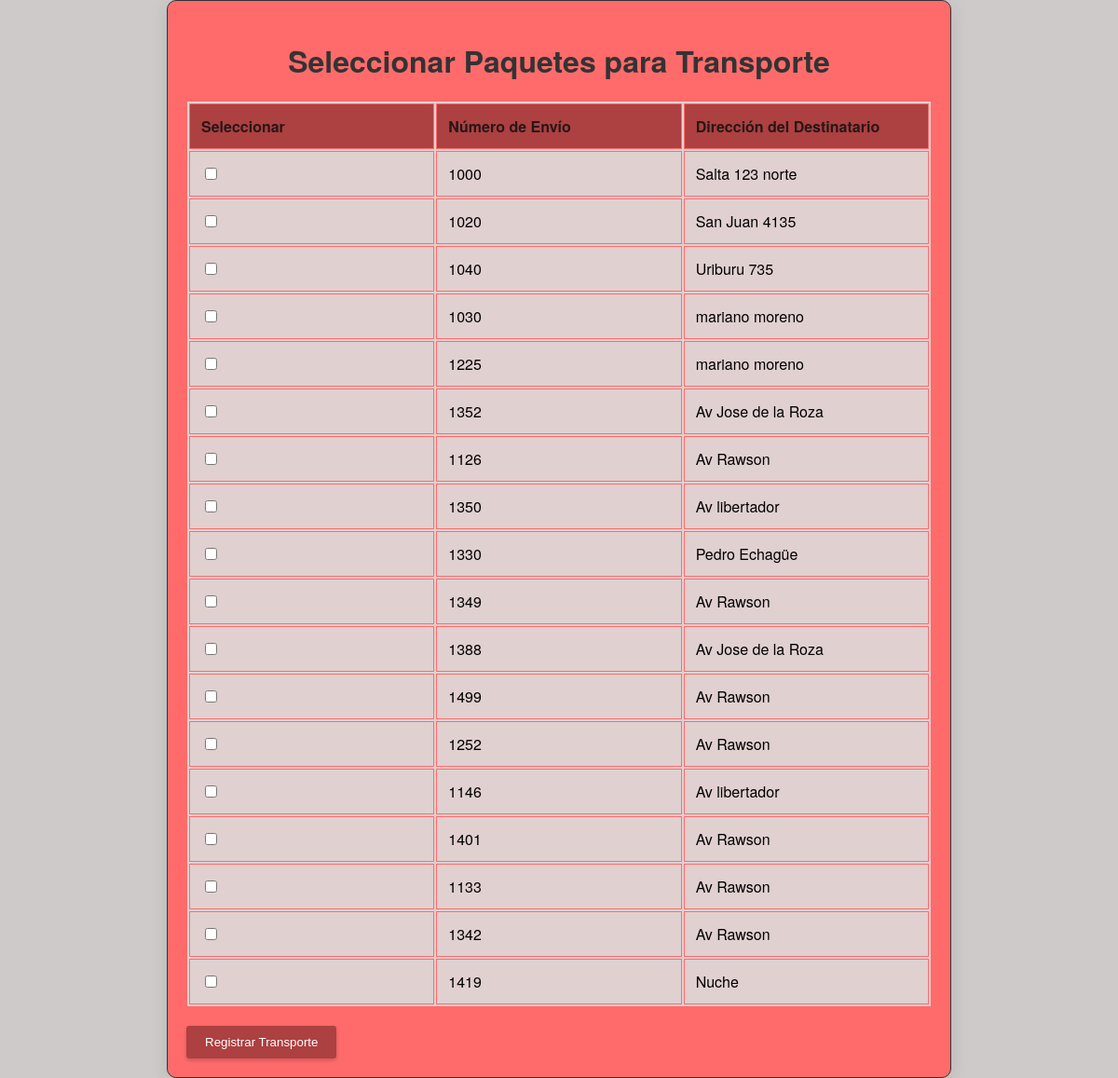
/funcion3?sucursal=1, run on an earlier commit of the app's database.
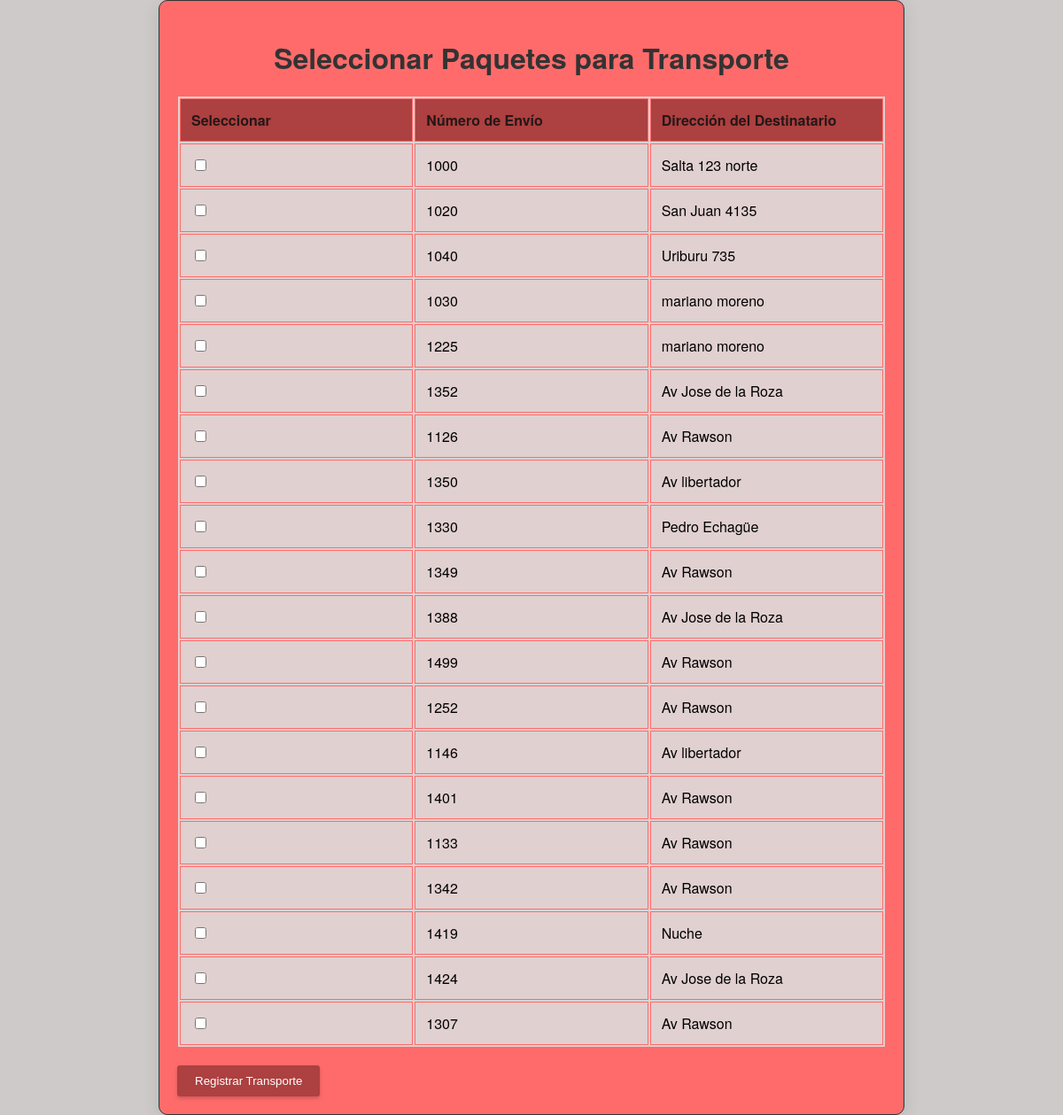
And on a later commit of the database.
### model.py (models this page shows)
class Paquete(db.Model):
    __tablename__ = 'paquete'
    id = db.Column(db.Integer, primary_key=True)
    numeroenvio = db.Column(db.Integer)
    peso = db.Column(db.Integer)
    nomdestinatario = db.Column(db.String(60))
    dirdestinatario = db.Column(db.String(100))
    entregado = db.Column(db.Boolean, nullable=False, default=False)
    observaciones = db.Column(db.Text)
    idsucursal = db.Column(db.Integer, db.ForeignKey('sucursal.id'))
    idtransporte = db.Column(db.Integer, db.ForeignKey('transporte.id'))
    idrepartidor = db.Column(db.Integer, db.ForeignKey('repartidor.id'))

### app.py (the view)
@app.route("/funcion3", methods=['GET', 'POST'])
def funcion3():
    if request.method == 'POST':
        paquete_ids = request.form.getlist('paquetes')
        id_sucursal = request.form.get('id_sucursal')
        if not paquete_ids:
            flash("No se han seleccionado paquetes para el transporte", "error")
            return redirect(url_for('funcion3', sucursal=id_sucursal))
        try:
            transporte = Transporte(
                numerotransporte=random.randint(1000, 1500),
                fechahorasalida=datetime.now(),
                fechahorallegada=None,
                idsucursal=id_sucursal
            )
            db.session.add(transporte)
            db.session.commit()
            for paquete_id in paquete_ids:
                paquete = Paquete.query.get(paquete_id)
                paquete.idtransporte = transporte.id
                db.session.commit()
            flash("Transporte registrado con éxito", "success")
        except Exception as e:
            db.session.rollback()
            flash("Error al registrar el transporte", "error")
        return redirect(url_for('funcion1'))
    else:
        id_sucursal = request.args.get('sucursal')
        if not id_sucursal:
            return redirect(url_for('funcion1'))
        paquetes = Paquete.query.filter_by(entregado=0, idrepartidor=0).all()
        return render_template('funcion3.html', paquetes=paquetes, id_sucursal=id_sucursal)

### templates/funcion3.html (shortened to what this page needs)
<!DOCTYPE html>
<html lang="es">
<head>
    <link rel="stylesheet" href="{{ url_for('static', filename='funcion3.css') }}">
</head>
<body>
    <div class="container">
        <h1>Seleccionar Paquetes para Transporte</h1>
        <form method="POST">
            <table>
                <thead>
                    <tr>
                        <th>Seleccionar</th>
                        <th>Número de Envío</th>
                        <th>Dirección del Destinatario</th>
                    </tr>
                </thead>
                <tbody>
                    {% for paquete in paquetes %}
                        <tr>
                            <td><input type="checkbox" name="paquetes" value="{{ paquete.id }}"></td>
                            <td>{{ paquete.numeroenvio }}</td>
                            <td>{{ paquete.dirdestinatario }}</td>
                        </tr>
                    {% endfor %}
                </tbody>
            </table>
            <button type="submit">Registrar Transporte</button>
        </form>
    </div>
</body>
</html>

### static/funcion3.css (style rules this page uses)
body { font-family: 'Helvetica Neue', sans-serif; margin: auto; padding: 0; display: flex; justify-content: center; align-items: center; height: 100vh; background-color: #cecaca; }
.container { width: 80%; max-width: 800px; margin: auto; overflow: hidden; padding: 20px; box-shadow: 0 4px 20px rgba(0, 0, 0, 0.1); background-color: #ff6b6b; border-radius: 10px; border: 1px solid #333; }
h1 { font-size: 2rem; margin-bottom: 20px; color: #333; text-align: center; }
table { width: 100%; max-width: 800px; margin: 20px auto; border: 1px solid #ff6b6b; background-color: #e1d0d0; }
th, td { border: 1px solid #ff6b6b; width: 25%; text-align: left; padding: 12px; }
th { background-color: #ad4040; color: #261717; }
tr:nth-child(even) { background-color:#e1d0d0; }
button { background-color: #ad4040; color: #ffffff; border: none; padding: 10px 20px; cursor: pointer; border-radius: 3px; transition: background-color 0.3s ease; box-shadow: 0 2px 4px rgba(0, 0, 0, 0.2); }

What changed in the data, as far as the page shows it:
added Paquete: numeroenvio "1424", dirdestinatario "Av Jose de la Roza"
added Paquete: numeroenvio "1307", dirdestinatario "Av Rawson"
